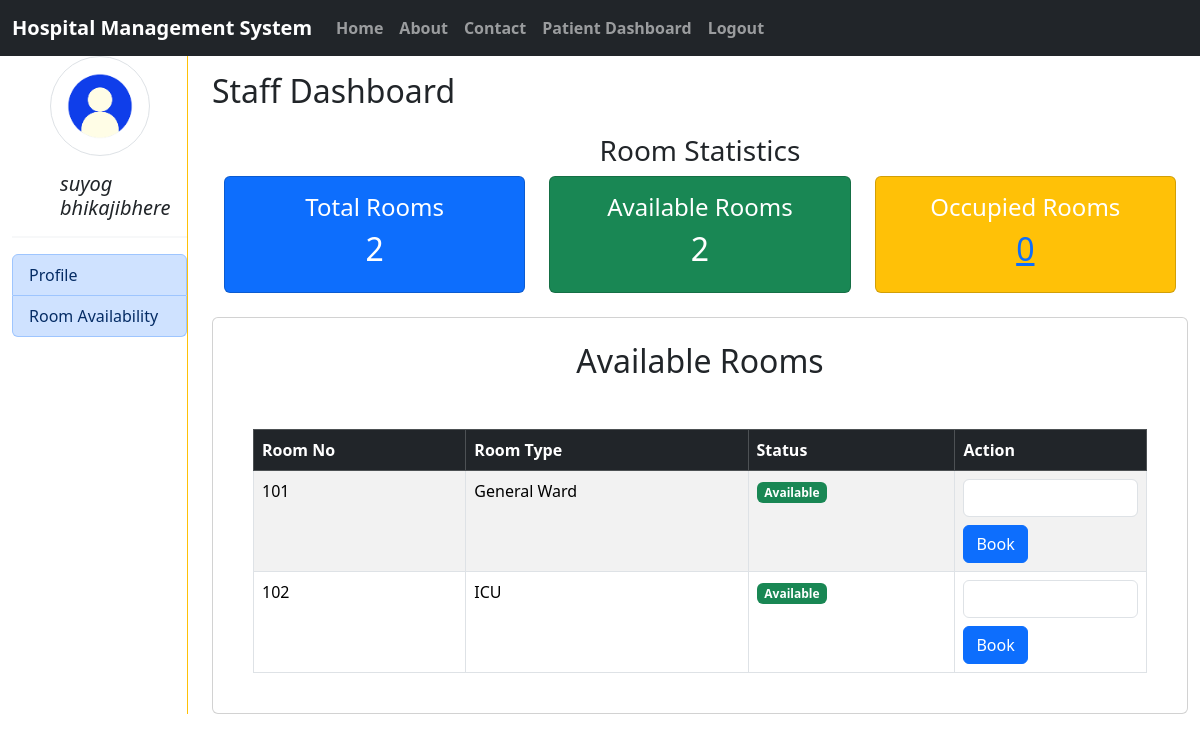
The page /hms_staff/Available_Rooms/ (signed in) on the database its author committed.
### hms/models.py (models this page shows, shortened)
class User(AbstractBaseUser,PermissionsMixin):
    first_name= models.CharField(max_length=250)
    last_name= models.CharField(max_length=250)
    email= models.EmailField(unique=True)
    mobile= models.CharField(max_length=10)
    is_active=models.BooleanField(default=True)
    is_staff=models.BooleanField(default=False)
    is_patient=models.BooleanField(default=False)
    is_doctor=models.BooleanField(default=False)
    gender = models.CharField(choices=Gender_choice,max_length=100)
    USERNAME_FIELD = 'email'
    REQUIRED_FIELDS = ['mobile']
    object = CustomUserManager()

class Room(models.Model):
    Room_ID = models.AutoField(primary_key=True)
    P_ID = models.ForeignKey(Patient,on_delete=models.SET_NULL, null=True, blank=True)
    Room_no = models.IntegerField()
    Room_type = models.CharField(choices=room_choice, max_length=200)
    status = models.CharField(choices=room_status,max_length=100)

### hms_staff/views.py (the view)
# urls.py: path('Available_Rooms/', views.Available_Rooms,name='Available_Rooms'),
def Available_Rooms(request):
    total_rooms = Room.objects.count()
    available_rooms = Room.objects.filter(status='available').count()
    occupied_rooms = Room.objects.filter(status='occupied').count()
    rooms = Room.objects.filter(status='available')
    patients = Patient.objects.all()  # Fetch all patients
    staff = None
    if request.user.is_authenticated:
        try:
            staff = Staff.objects.get(user=request.user)
        except Staff.DoesNotExist:
            pass
    context = {
        'total_rooms': total_rooms,
        'available_rooms': available_rooms,
        'occupied_rooms': occupied_rooms,
        'rooms': rooms,
        'staff': staff,
        'patients': patients,  # Pass patients to the template
    }
    return render(request, 'hms_staff/room_availability.html', context)

### hms_staff/templates/hms_staff/room_availability.html (shortened to what this page needs)
{% extends 'hms_staff/staff_index.html' %}
{% load static %}
{% block staff %}
<div>
    <h2>Staff Dashboard</h2>
    <div class="container my-4">
        <h3 class="text-center">Room Statistics</h3>
        <div class="row text-center">
            <div class="col-md-4">
                <div class="card bg-primary text-white p-3">
                    <h4>Total Rooms</h4>
                    <h2>{{ total_rooms }}</h2>
                </div>
            </div>
            <div class="col-md-4">
                <div class="card bg-success text-white p-3">
                    <h4>Available Rooms</h4>
                    <h2>{{ available_rooms }}</h2>
                </div>
            </div>
            <div class="col-md-4">
                <div class="card bg-warning text-white p-3">
                    <h4>Occupied Rooms</h4>
                    <h2><a href="{% url 'Occupied_Rooms' %}">{{ occupied_rooms }}</a></h2>
                </div>
            </div>
        </div>
    </div>
    <div class="container card">
        <div class="card-body my-2">
            <h2 class="text-center">Available Rooms</h2>
            <div class="container mt-5 table-responsive">
                <table class="table table-bordered table-striped">
                    <thead class="table-dark">
                        <tr>
                            <th>Room No</th>
                            <th>Room Type</th>
                            <th>Status</th>
                            <th>Action</th>
                        </tr>
                    </thead>
                    <tbody>
                        {% for room in rooms %}
                        <tr>
                            <td>{{ room.Room_no }}</td>
                            <td>{{ room.Room_type }}</td>
                            <td>
                                {% if room.status == 'available' %}
                                    <span class="badge bg-success">Available</span>
                                {% else %}
                                    <span class="badge bg-danger">Occupied</span>
                                {% endif %}
                            </td>
                            <td>
                                {% if room.status == 'available' %}
                                    {% if staff %}
                                        <form method="POST" action="{% url 'book_room' room.Room_ID %}">
                                            <select name="patient_id" class="form-control">
                                                {% for patient in patients %}
                                                    <option value="{{ patient.P_ID }}">{{ patient.P_Name }}</option>
                                                {% endfor %}
                                            </select>
                                            <button type="submit" class="btn btn-primary mt-2">Book</button>
                                        </form>
                                    {% else %}
                                        <span class="text-muted">Staff only</span>
                                    {% endif %}
                                {% else %}
                                    <span class="text-muted">N/A</span>
                                {% endif %}
                            </td>
                        </tr>
                        {% empty %}
                        <tr>
                            <td colspan="4" class="text-center text-danger">No rooms available</td>
                        </tr>
                        {% endfor %}
                    </tbody>
                </table>
            </div>
        </div>
    </div>
</div>
{% endblock staff %}

### hms_staff/templates/hms_staff/staff_sidebar.html (shortened to what this page needs)
{% load static %}
<div class="border-end border-warning h-100">
    <center> <img src="{% static 'hms/images/patient_logo.jpg' %}" alt="wallpaper" width="100" class="img-thumbnail rounded-circle"></center>
    <h5 class="ps-5 mt-3"><em>{{request.user.first_name|lower}}{{request.user.last_name|lower}}</em></h5>
    <hr class="border">
    <div class="list-group">
        <a href="{% url 'Staff_Profile' %}" class="list-group-item list-group-item-primary list-group-item-action  {% if request.path == '/Staff_Profile/' %} active {% endif %} ">Profile</a>
        <a href="{% url 'Available_Rooms' %}" class="list-group-item list-group-item-primary list-group-item-action {% if request.path == '/Available_Rooms/' %} active {% endif %} ">Room Availability</a>
    </div>
</div>

### rows shown on the page
User: user.first_name "suyog bhikaji", user.last_name "bhere"
Room: Room_no "101", Room_type "General Ward", status "Available"
Room: Room_no "102", Room_type "ICU", status "Available"

### other values the page prints
{{ total_rooms }} "2"
{{ available_rooms }} "2"
{{ occupied_rooms }} "0"
